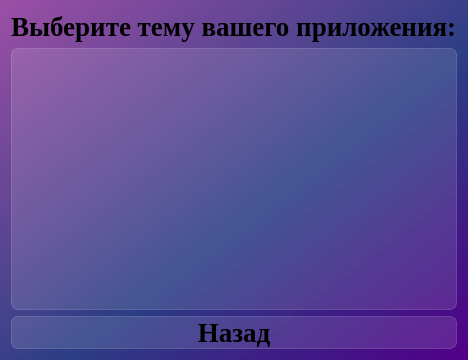
<?xml version="1.0" encoding="UTF-8"?>
<ui version="4.0">
 <class>Dialog_choose_theme</class>
 <widget class="QDialog" name="Dialog_choose_theme">
  <property name="geometry">
   <rect>
    <x>0</x>
    <y>0</y>
    <width>354</width>
    <height>360</height>
   </rect>
  </property>
  <property name="windowTitle">
   <string>Темы приложения</string>
  </property>
  <property name="styleSheet">
   <string notr="true">background-color: qlineargradient(spread:pad, x1:1, y1:1, x2:0, y2:0, stop:0 rgba(81, 0, 135, 255), stop:0.427447 rgba(41, 61, 132, 235), stop:1 rgba(155, 79, 165, 255));
font-family: Liberation Serif;</string>
  </property>
  <layout class="QVBoxLayout" name="verticalLayout">
   <item>
    <widget class="QLabel" name="label_choose_theme">
     <property name="styleSheet">
      <string notr="true">text-align: center;
font-weight: bold;
font-size: 20pt;
background-color: none;</string>
     </property>
     <property name="text">
      <string>Выберите тему вашего приложения:</string>
     </property>
     <property name="wordWrap">
      <bool>false</bool>
     </property>
    </widget>
   </item>
   <item>
    <widget class="QListWidget" name="listWidget_list_of_themes">
     <property name="styleSheet">
      <string notr="true">QListView {
font-weight: bold;
font-size: 20pt;
background-color: rgba(255, 255, 255, 30);
border: 1px solid rgba(255, 255, 255, 40);
border-radius: 7px;
}

QListView::item:selected {
border: none;
color: rgb(255, 255, 255);
background-color: rgba(255, 255, 255, 50);
}</string>
     </property>
    </widget>
   </item>
   <item>
    <widget class="QPushButton" name="pushButton_back">
     <property name="styleSheet">
      <string notr="true">QPushButton {
font-weight: bold;
font-size: 20pt;
text-align: center;
background-color: rgba(255, 255, 255, 30);
border: 1px solid rgba(255, 255, 255, 40);
border-radius: 7px;
}

QPushButton:hover {
background-color: rgba(255, 255, 255, 40);
}
QPushButton:pressed {
background-color: rgba(255, 255, 255, 70);
}</string>
     </property>
     <property name="text">
      <string>Назад</string>
     </property>
    </widget>
   </item>
  </layout>
 </widget>
 <resources/>
 <connections/>
</ui>
